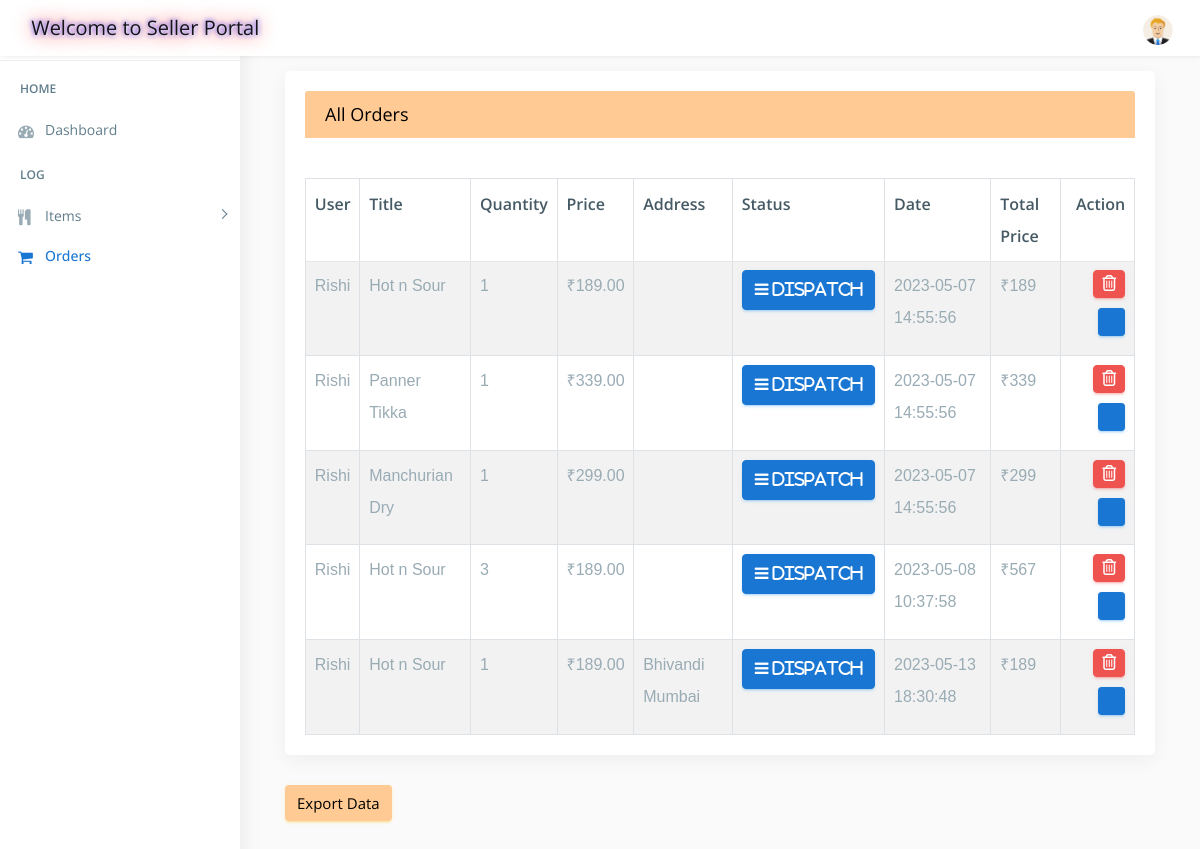
The page /restaurant/all_orders.php (signed in) on the database its author committed.
### tables this page shows
CREATE TABLE `restaurant` (
  `rs_id` int(222) NOT NULL,
  `c_id` int(222) NOT NULL,
  `title` varchar(222) NOT NULL,
  `email` varchar(222) NOT NULL,
  `phone` varchar(222) NOT NULL,
  `url` varchar(222) NOT NULL,
  `o_hr` varchar(222) NOT NULL,
  `c_hr` varchar(222) NOT NULL,
  `o_days` varchar(222) NOT NULL,
  `address` text NOT NULL,
  `image` text NOT NULL,
  `date` timestamp NOT NULL DEFAULT current_timestamp() ON UPDATE current_timestamp(),
  `pass` varchar(100) DEFAULT NULL
);

CREATE TABLE `users_orders` (
  `o_id` int(222) NOT NULL,
  `u_id` int(222) NOT NULL,
  `title` varchar(222) NOT NULL,
  `quantity` int(222) NOT NULL,
  `price` decimal(10,2) NOT NULL,
  `status` varchar(222) DEFAULT NULL,
  `date` timestamp NOT NULL DEFAULT current_timestamp() ON UPDATE current_timestamp(),
  `rs_id` int(11) DEFAULT NULL,
  `address` text NOT NULL
);

CREATE TABLE `users` (
  `u_id` int(222) NOT NULL,
  `username` varchar(222) NOT NULL,
  `f_name` varchar(222) NOT NULL,
  `l_name` varchar(222) NOT NULL,
  `email` varchar(222) NOT NULL,
  `phone` varchar(222) NOT NULL,
  `password` varchar(222) NOT NULL,
  `address1` text NOT NULL,
  `address2` text DEFAULT NULL,
  `address3` text DEFAULT NULL,
  `status` int(222) NOT NULL DEFAULT 1,
  `date` timestamp NOT NULL DEFAULT current_timestamp() ON UPDATE current_timestamp()
);

### restaurant/all_orders.php (the view, shortened to what this page needs)
<!DOCTYPE html>
<html lang="en">
<head>
    <link href="css/lib/bootstrap/bootstrap.min.css" rel="stylesheet">
    <link href="css/helper.css" rel="stylesheet">
    <link href="css/style.css" rel="stylesheet">
</head>
<body class="fix-header fix-sidebar">
    <div id="main-wrapper">
         <div class="header">
            <nav class="navbar top-navbar navbar-expand-md navbar-light">
            <div class="navbar-header">
                    <a class="navbar-brand" href="dashboard.php">
                    <?php
               include("connection/connect.php");
$query=mysqli_query($db,"SELECT * from restaurant where rs_id='".$_SESSION["res_id"]."'");
while($row=mysqli_fetch_array($query))
{
    echo "Welcome to Seller Portal";
}?>
                    </a>
                </div>
                <div class="navbar-collapse">
                    <ul class="navbar-nav my-lg-0">
                        <li class="nav-item dropdown">
                            <a class="nav-link dropdown-toggle text-muted  " href="#" data-toggle="dropdown" aria-haspopup="true" aria-expanded="false"><img src="images/bookingSystem/3.png" alt="user" class="profile-pic" /></a>
                        </li>
                    </ul>
                </div>
            </nav>
        </div>
        <div class="left-sidebar">
            <div class="scroll-sidebar">
            <nav class="sidebar-nav">
                    <ul id="sidebarnav">
                        <li class="nav-devider"></li>
                        <li class="nav-label">Home</li>
                        <li> <a href="dashboard.php"><i class="fa fa-tachometer"></i><span>Dashboard</span></a>
                        </li>
                        <li class="nav-label">Log</li>
                       <li> <a class="has-arrow  " href="#" aria-expanded="false"><i class="fa fa-cutlery" aria-hidden="true"></i><span class="hide-menu">Items</span></a>
                        </li>
						 <li> <a href="all_orders.php"><i class="fa fa-shopping-cart" aria-hidden="true"></i><span>Orders</span></a></li>
                    </ul>
                </nav>
            </div>
        </div>
        <div class="page-wrapper">
            <div class="container-fluid">
                <div class="row">
                    <div class="col-12">
                    <div class="col-lg-12">
                        <div class="card card-outline-primary">
                            <div class="card-header">
                                <h4 class="m-b-0 text-white">All Orders</h4>
                            </div>
                                <div class="table-responsive m-t-40">
                                    <table id="myTable" class="table table-bordered table-striped">
                                        <thead>
                                            <tr>
                                                <th>User</th>
                                                <th>Title</th>
                                                <th>Quantity</th>
                                                <th>Price</th>
												<th>Address</th>
												<th>Status</th>
												<th>Date</th>
                                                <th>Total Price</th>
												<th>Action</th>
                                            </tr>
                                        </thead>
                                        <tbody>
                                        <?php
	$sql = "SELECT users.*, users_orders.* FROM users INNER JOIN users_orders ON users.u_id=users_orders.u_id WHERE users_orders.rs_id='" . $_SESSION["res_id"] . "'";
	$query=mysqli_query($db,$sql);
	if(!mysqli_num_rows($query) > 0 ) {
		echo '<td colspan="8"><center>No Orders</center></td>';
	} else {
		while($rows=mysqli_fetch_array($query)) {
			$total = $rows['quantity'] * $rows['price'];
			echo '<tr>
				<td>'.$rows['username'].'</td>
				<td>'.$rows['title'].'</td>
				<td>'.$rows['quantity'].'</td>
				<td>₹'.$rows['price'].'</td>
				<td>'.$rows['address'].'</td>';
			$status=$rows['status'];
			if($status=="" or $status=="NULL") {
				echo '<td> <button type="button" class="btn btn-info" style="font-weight:bold;"><span class="fa fa-bars"  aria-hidden="true" > Dispatch</button></td>';
			} elseif($status=="in process") {
				echo '<td> <button type="button" class="btn btn-warning"><span class="fa fa-cog fa-spin"  aria-hidden="true" ></span> On The Way!</button></td>';
			} elseif($status=="closed") {
				echo '<td> <button type="button" class="btn btn-success" ><span  class="fa fa-check-circle" aria-hidden="true"> Delivered</button></td>';
			} elseif($status=="rejected") {
				echo '<td> <button type="button" class="btn btn-danger"> <i class="fa fa-close"></i> Cancelled</button></td>';
			}
			echo '<td>'.$rows['date'].'</td>';
            echo '<td>₹'.$total.'</td>';
			echo '<td>
				<a href="delete_orders.php?order_del='.$rows['o_id'].'" onclick="return confirm(\'Are you sure?\');" class="btn btn-danger btn-flat btn-addon btn-xs m-b-10"><i class="fa fa-trash-o" style="font-size:16px"></i></a>
				<a href="view_order.php?user_upd='.$rows['o_id'].'" " class="btn btn-info btn-flat btn-addon btn-sm m-b-10 m-l-5"><i class="ti-settings"></i></a>
			</td>
			</tr>';
		}
	}
?>
                                        </tbody>
                                    </table>
                                </div>
                            </div>
                        </div>
                        <button class="btn btn-warning" style="background-color:#ffca93;color:#000000;border:none;margin-left:15px;margin-top:15px;font-size:15px;" type="button" onclick="location.href='export_all_orders.php'">Export Data</button>
						 </div>
                            </div>
                        </div>
                    </div>
                </div>
</body>
</html>

### restaurant/css/helper.css (style rules this page uses)
.m-t-40 { margin-top: 40px!important; }
.m-b-0 { margin-bottom: 0px!important; }
.m-b-10 { margin-bottom: 10px!important; }
.m-l-5 { margin-left: 5px!important; }

### restaurant/all_orders.php (style rules this page uses)
.card-outline-primary .card-header { background: #ffca93 none repeat scroll 0 0; border-color: #ffca93; }
.text-white { color: #000000 !important; }
.navbar-brand { color: white; text-shadow: 1px 1px 3px white, 0 0 20px red, 0 0 5px blue; }

### rows shown on the page
users_orders: u.username "Rishi", title "Hot n Sour", quantity "1", price "189.00", date "2023-05-07 14:55:56", total "189"
users_orders: u.username "Rishi", title "Panner Tikka", quantity "1", price "339.00", date "2023-05-07 14:55:56", total "339"
users_orders: u.username "Rishi", title "Manchurian Dry", quantity "1", price "299.00", date "2023-05-07 14:55:56", total "299"
users_orders: u.username "Rishi", title "Hot n Sour", quantity "3", price "189.00", date "2023-05-08 10:37:58", total "567"
users_orders: u.username "Rishi", title "Hot n Sour", quantity "1", price "189.00", address "Bhivandi Mumbai", date "2023-05-13 18:30:48", total "189"
